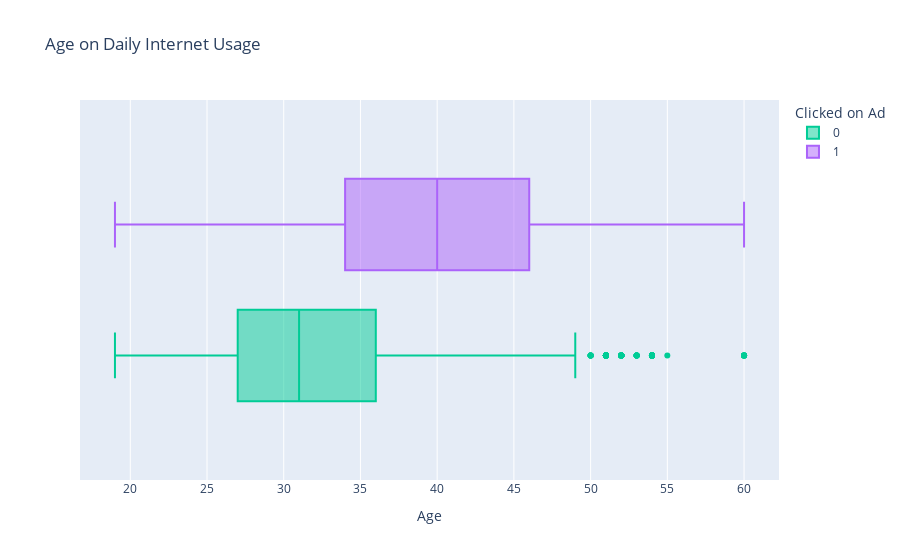

The notebook cell saved with this chart:
### Code cell
hue_boxplot('Age')

### Figure 1 — Plotly figure (JSON) as saved in the notebook; plotly's stock layout.template omitted (floating-point values rounded to 4 significant figures; data arrays with more than 128 entries replaced by an {"elided": "..."} marker saying what was removed)
{"data": [{"alignmentgroup": "True", "hovertemplate": "Clicked on Ad=0<br>Age=%{x}<extra></extra>", "legendgroup": "0", "marker": {"color": "#00cc96"}, "name": "0", "notched": false, "offsetgroup": "0", "orientation": "h", "showlegend": true, "x": {"elided": "5083 float values"}, "x0": " ", "xaxis": "x", "y0": " ", "yaxis": "y", "type": "box", "quartilemethod": "exclusive"}, {"alignmentgroup": "True", "hovertemplate": "Clicked on Ad=1<br>Age=%{x}<extra></extra>", "legendgroup": "1", "marker": {"color": "#ab63fa"}, "name": "1", "notched": false, "offsetgroup": "1", "orientation": "h", "showlegend": true, "x": {"elided": "4917 float values"}, "x0": " ", "xaxis": "x", "y0": " ", "yaxis": "y", "type": "box", "quartilemethod": "exclusive"}], "layout": {"xaxis": {"anchor": "y", "domain": [0.0, 1.0], "title": {"text": "Age"}}, "yaxis": {"anchor": "x", "domain": [0.0, 1.0]}, "legend": {"title": {"text": "Clicked on Ad"}, "tracegroupgap": 0}, "title": {"text": "Age on Daily Internet Usage"}, "boxmode": "group"}}
